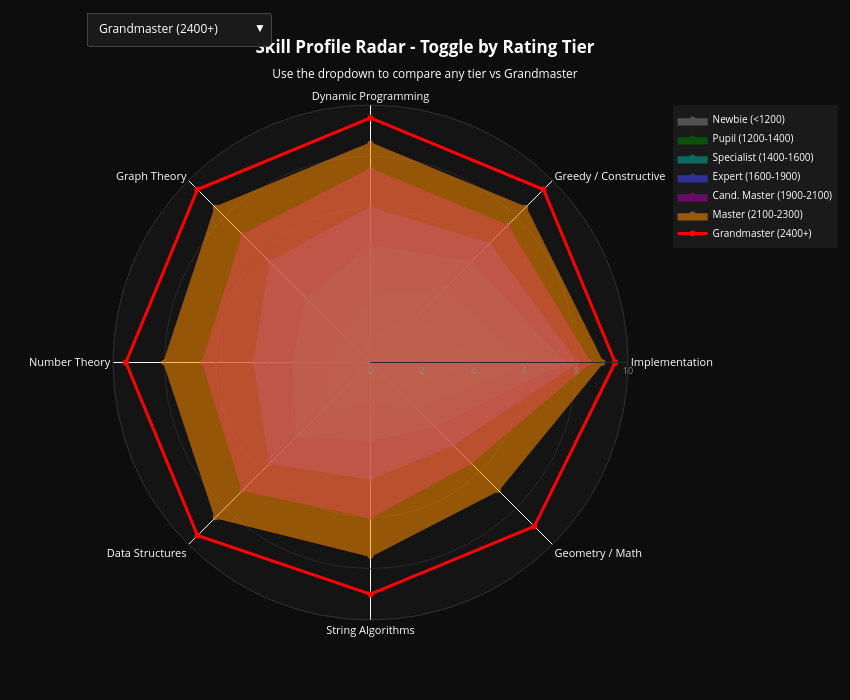

The notebook cell saved with this chart:
### Code cell
# -- Radar chart: skill profile by rating tier ----------------------------------
# Dimensions: 8 core skills measured 0-10
# Source: derived from CF editorial patterns + community surveys

RADAR_DIMS = [
    'Implementation', 'Greedy / Constructive', 'Dynamic Programming',
    'Graph Theory', 'Number Theory', 'Data Structures',
    'String Algorithms', 'Geometry / Math'
]

# Skill profiles per rank (0-10 scale)
PROFILES = {
    'Newbie (<1200)':       [4.0, 2.5, 1.0, 0.5, 0.5, 1.0, 0.5, 1.5],
    'Pupil (1200-1400)':    [6.0, 4.0, 2.5, 1.5, 1.5, 2.5, 1.5, 2.5],
    'Specialist (1400-1600)':[7.5,5.5, 4.5, 3.5, 3.0, 4.0, 3.0, 3.5],
    'Expert (1600-1900)':   [8.0, 6.5, 6.0, 5.5, 4.5, 5.5, 4.5, 4.5],
    'Cand. Master (1900-2100)':[8.5,7.5,7.5,7.0,6.5, 7.0, 6.0, 5.5],
    'Master (2100-2300)':   [9.0, 8.5, 8.5, 8.5, 8.0, 8.5, 7.5, 7.0],
    'Grandmaster (2400+)':  [9.5, 9.5, 9.5, 9.5, 9.5, 9.5, 9.0, 9.0],
}

TIER_COLORS = {
    'Newbie (<1200)':       '#808080',
    'Pupil (1200-1400)':    '#008000',
    'Specialist (1400-1600)':'#03A89E',
    'Expert (1600-1900)':   '#4444FF',
    'Cand. Master (1900-2100)':'#AA00AA',
    'Master (2100-2300)':   '#FF8C00',
    'Grandmaster (2400+)':  '#FF0000',
}

fig_radar = go.Figure()

for tier, vals in PROFILES.items():
    vals_closed = vals + [vals[0]]
    dims_closed = RADAR_DIMS + [RADAR_DIMS[0]]

    is_gm = tier == 'Grandmaster (2400+)'
    fig_radar.add_trace(go.Scatterpolar(
        r=vals_closed,
        theta=dims_closed,
        fill='none' if is_gm else 'toself',
        name=tier,
        line=dict(color=TIER_COLORS[tier], width=3 if is_gm else 2.5),
        fillcolor='rgba(255,0,0,0.06)' if is_gm else TIER_COLORS[tier],
        opacity=1.0 if is_gm else 0.55,
        visible=True,
    ))

# Build toggle buttons -- each shows one tier vs Grandmaster benchmark
buttons = []
for i, tier in enumerate(PROFILES.keys()):
    vis = [False] * len(PROFILES)
    vis[i] = True
    vis[-1] = True  # always show GM as benchmark
    buttons.append(dict(
        label=tier,
        method='update',
        args=[{'visible': vis},
              {'title': f'<b>Skill Radar: {tier}</b><br><sub>vs Grandmaster benchmark (red)</sub>'}]
    ))

# "Show All" button
buttons.append(dict(
    label='Show All Tiers',
    method='update',
    args=[{'visible': [True]*len(PROFILES)},
          {'title': '<b>Skill Radar - All Codeforces Rank Tiers</b>'}]
))

fig_radar.update_layout(
    title=dict(
        text='<b>Skill Profile Radar - Toggle by Rating Tier</b><br>'
             '<sub>Use the dropdown to compare any tier vs Grandmaster</sub>',
        font=dict(color='white', size=17),
        x=0.5, xanchor='center'
    ),
    polar=dict(
        bgcolor='#141414',
        angularaxis=dict(
            tickfont=dict(color='white', size=11),
            linecolor='#333',
        ),
        radialaxis=dict(
            range=[0, 10],
            tickfont=dict(color='#888', size=9),
            gridcolor='#2a2a2a',
            linecolor='#2a2a2a',
        ),
    ),
    paper_bgcolor='#0D0D0D',
    plot_bgcolor='#0D0D0D',
    font=dict(color='white'),
    width=850, height=700,
    legend=dict(
        font=dict(color='white', size=10),
        bgcolor='#1a1a1a',
        bordercolor='#333',
    ),
    updatemenus=[dict(
        type='dropdown',
        buttons=buttons,
        x=0.01, y=1.18,
        xanchor='left', yanchor='top',
        bgcolor='#1a1a1a',
        font=dict(color='white'),
        bordercolor='#444',
        active=6,  # default to "Show All"
    )]
 )

fig_radar.show()
print('Chart 10 rendered (interactive Plotly radar with dropdown toggle).')

### Figure 1 — Plotly figure (JSON) as saved in the notebook; plotly's stock layout.template omitted (floating-point values rounded to 4 significant figures)
{"data": [{"fill": "toself", "fillcolor": "#808080", "line": {"color": "#808080", "width": 2.5}, "name": "Newbie (<1200)", "opacity": 0.55, "r": [4, 2.5, 1, 0.5, 0.5, 1, 0.5, 1.5, 4], "theta": ["Implementation", "Greedy / Constructive", "Dynamic Programming", "Graph Theory", "Number Theory", "Data Structures", "String Algorithms", "Geometry / Math", "Implementation"], "type": "scatterpolar", "visible": true}, {"fill": "toself", "fillcolor": "#008000", "line": {"color": "#008000", "width": 2.5}, "name": "Pupil (1200-1400)", "opacity": 0.55, "r": [6, 4, 2.5, 1.5, 1.5, 2.5, 1.5, 2.5, 6], "theta": ["Implementation", "Greedy / Constructive", "Dynamic Programming", "Graph Theory", "Number Theory", "Data Structures", "String Algorithms", "Geometry / Math", "Implementation"], "type": "scatterpolar", "visible": true}, {"fill": "toself", "fillcolor": "#03A89E", "line": {"color": "#03A89E", "width": 2.5}, "name": "Specialist (1400-1600)", "opacity": 0.55, "r": [7.5, 5.5, 4.5, 3.5, 3, 4, 3, 3.5, 7.5], "theta": ["Implementation", "Greedy / Constructive", "Dynamic Programming", "Graph Theory", "Number Theory", "Data Structures", "String Algorithms", "Geometry / Math", "Implementation"], "type": "scatterpolar", "visible": true}, {"fill": "toself", "fillcolor": "#4444FF", "line": {"color": "#4444FF", "width": 2.5}, "name": "Expert (1600-1900)", "opacity": 0.55, "r": [8, 6.5, 6, 5.5, 4.5, 5.5, 4.5, 4.5, 8], "theta": ["Implementation", "Greedy / Constructive", "Dynamic Programming", "Graph Theory", "Number Theory", "Data Structures", "String Algorithms", "Geometry / Math", "Implementation"], "type": "scatterpolar", "visible": true}, {"fill": "toself", "fillcolor": "#AA00AA", "line": {"color": "#AA00AA", "width": 2.5}, "name": "Cand. Master (1900-2100)", "opacity": 0.55, "r": [8.5, 7.5, 7.5, 7, 6.5, 7, 6, 5.5, 8.5], "theta": ["Implementation", "Greedy / Constructive", "Dynamic Programming", "Graph Theory", "Number Theory", "Data Structures", "String Algorithms", "Geometry / Math", "Implementation"], "type": "scatterpolar", "visible": true}, {"fill": "toself", "fillcolor": "#FF8C00", "line": {"color": "#FF8C00", "width": 2.5}, "name": "Master (2100-2300)", "opacity": 0.55, "r": [9, 8.5, 8.5, 8.5, 8, 8.5, 7.5, 7, 9], "theta": ["Implementation", "Greedy / Constructive", "Dynamic Programming", "Graph Theory", "Number Theory", "Data Structures", "String Algorithms", "Geometry / Math", "Implementation"], "type": "scatterpolar", "visible": true}, {"fill": "none", "fillcolor": "rgba(255,0,0,0.06)", "line": {"color": "#FF0000", "width": 3}, "name": "Grandmaster (2400+)", "opacity": 1, "r": [9.5, 9.5, 9.5, 9.5, 9.5, 9.5, 9, 9, 9.5], "theta": ["Implementation", "Greedy / Constructive", "Dynamic Programming", "Graph Theory", "Number Theory", "Data Structures", "String Algorithms", "Geometry / Math", "Implementation"], "type": "scatterpolar", "visible": true}], "layout": {"font": {"color": "white"}, "height": 700, "legend": {"bgcolor": "#1a1a1a", "bordercolor": "#333", "font": {"color": "white", "size": 10}}, "paper_bgcolor": "#0D0D0D", "plot_bgcolor": "#0D0D0D", "polar": {"angularaxis": {"linecolor": "#333", "tickfont": {"color": "white", "size": 11}}, "bgcolor": "#141414", "radialaxis": {"gridcolor": "#2a2a2a", "linecolor": "#2a2a2a", "range": [0, 10], "tickfont": {"color": "#888", "size": 9}}}, "title": {"font": {"color": "white", "size": 17}, "text": "<b>Skill Profile Radar - Toggle by Rating Tier</b><br><sub>Use the dropdown to compare any tier vs Grandmaster</sub>", "x": 0.5, "xanchor": "center"}, "updatemenus": [{"active": 6, "bgcolor": "#1a1a1a", "bordercolor": "#444", "buttons": [{"args": [{"visible": [true, false, false, false, false, false, true]}, {"title": "<b>Skill Radar: Newbie (<1200)</b><br><sub>vs Grandmaster benchmark (red)</sub>"}], "label": "Newbie (<1200)", "method": "update"}, {"args": [{"visible": [false, true, false, false, false, false, true]}, {"title": "<b>Skill Radar: Pupil (1200-1400)</b><br><sub>vs Grandmaster benchmark (red)</sub>"}], "label": "Pupil (1200-1400)", "method": "update"}, {"args": [{"visible": [false, false, true, false, false, false, true]}, {"title": "<b>Skill Radar: Specialist (1400-1600)</b><br><sub>vs Grandmaster benchmark (red)</sub>"}], "label": "Specialist (1400-1600)", "method": "update"}, {"args": [{"visible": [false, false, false, true, false, false, true]}, {"title": "<b>Skill Radar: Expert (1600-1900)</b><br><sub>vs Grandmaster benchmark (red)</sub>"}], "label": "Expert (1600-1900)", "method": "update"}, {"args": [{"visible": [false, false, false, false, true, false, true]}, {"title": "<b>Skill Radar: Cand. Master (1900-2100)</b><br><sub>vs Grandmaster benchmark (red)</sub>"}], "label": "Cand. Master (1900-2100)", "method": "update"}, {"args": [{"visible": [false, false, false, false, false, true, true]}, {"title": "<b>Skill Radar: Master (2100-2300)</b><br><sub>vs Grandmaster benchmark (red)</sub>"}], "label": "Master (2100-2300)", "method": "update"}, {"args": [{"visible": [false, false, false, false, false, false, true]}, {"title": "<b>Skill Radar: Grandmaster (2400+)</b><br><sub>vs Grandmaster benchmark (red)</sub>"}], "label": "Grandmaster (2400+)", "method": "update"}, {"args": [{"visible": [true, true, true, true, true, true, true]}, {"title": "<b>Skill Radar - All Codeforces Rank Tiers</b>"}], "label": "Show All Tiers", "method": "update"}], "font": {"color": "white"}, "type": "dropdown", "x": 0.01, "xanchor": "left", "y": 1.18, "yanchor": "top"}], "width": 850}}
